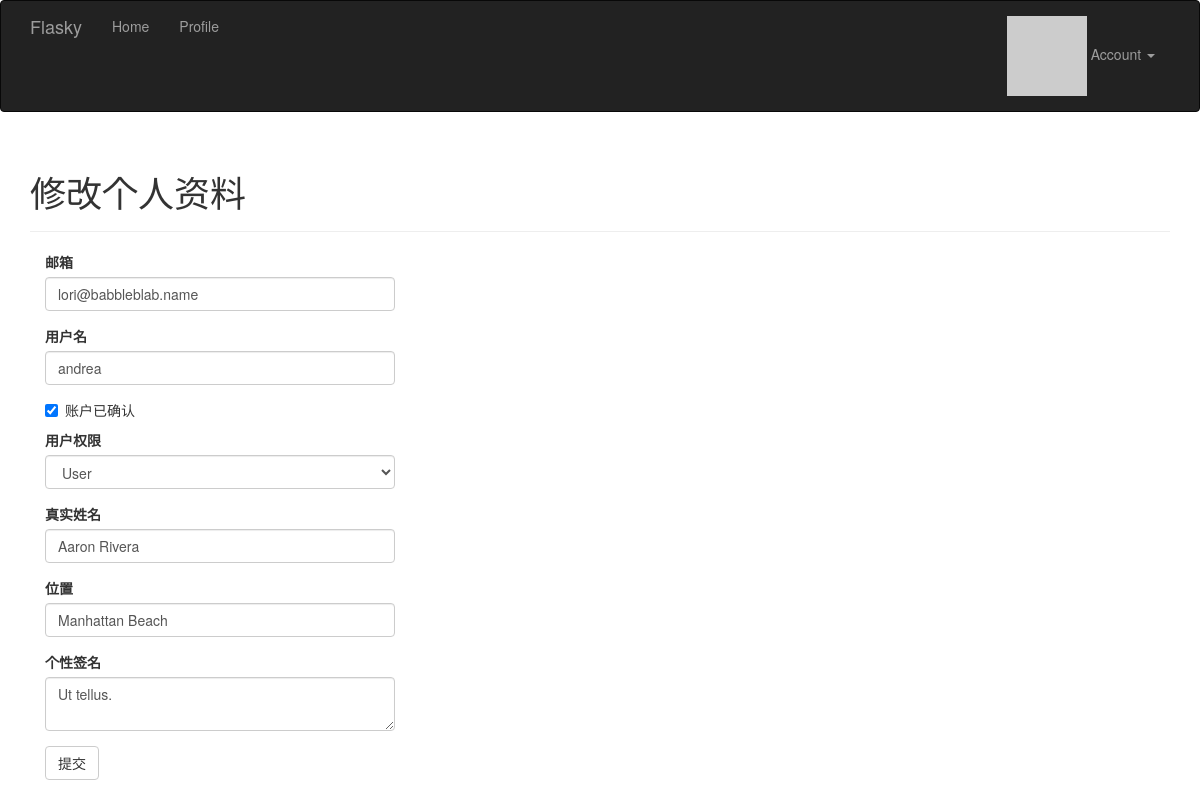
Page /edit-profile/5 (signed in) on the committed database.
### app/models.py (models this page shows, shortened)
class User(UserMixin, db.Model):
	__tablename__='users'
	id = db.Column(db.Integer,primary_key=True)
	username = db.Column(db.String(64),unique=True,index=True)
	email = db.Column(db.String(64),unique=True,index=True)
	role_id = db.Column(db.Integer,db.ForeignKey('roles.id'))
	password_hash = db.Column(db.String(128))
	confirmed = db.Column(db.Boolean, default=False)
	name = db.Column(db.String(64))
	location = db.Column(db.String(64))
	about_me = db.Column(db.Text())
	member_since = db.Column(db.DateTime(), default=datetime.utcnow)
	last_seen = db.Column(db.DateTime(), default=datetime.utcnow)
	avatar_hash = db.Column(db.String(32))
	posts = db.relationship('Post', backref='author', lazy='dynamic')
	@property
	def password(self):
		raise AttributeError('密码是不可读属性！')
	def gravatar(self, size=100, default='identicon', rating='g'):
		if request.is_secure:
			url = 'https://s.gravatar.com/avatar'
		else:
			url = 'http://www.gravatar.com/avatar'
		hash = hashlib.md5(self.email.encode('utf-8')).hexdigest()
		return '{url}/{hash}?s={size}&d={default}&r={rating}'.format(
			url=url, hash=hash, size=size, default=default, rating=rating)
	def can(self, permissions):
		return self.role is not None and \
		    (self.role.permissions & permissions) == permissions
	def ping(self):
		self.last_seen = datetime.utcnow()
		db.session.add(self)

### app/main/views.py (the view, shortened to what this page needs)
@main.route('/edit-profile/<int:id>', methods=['GET', 'POST'])
@login_required
@admin_required
def edit_profile_admin(id):
    user = User.query.get_or_404(id)
    form = EditProfileAdminForm(user=user)
    form.email.data = user.email
    form.username.data = user.username
    form.confirmed.data = user.confirmed
    form.role.data = user.role_id
    form.name.data = user.name
    form.location.data = user.location
    form.about_me.data = user.about_me
    return render_template('edit-profile.html', form=form, user=user)

### app/main/forms.py (shortened to what this page needs)
class EditProfileAdminForm(FlaskForm):
    email = StringField(u'邮箱',validators=[Required(), Length(1,64),
                                           Email()])
    username = StringField(u'用户名', validators=[
        Required(), Length(1, 64),Regexp('^[A-Za-z][A-Za-z0-9_.]*$', 0,
        u'用户名必须是字母、数字、下划线、点号')])
    confirmed = BooleanField(u'账户已确认')
    role = SelectField(u'用户权限',coerce=int)       #attention selectfield
    name = StringField(u'真实姓名',validators=[Length(0,64)])
    location = StringField(u'位置',validators=[Length(0,64)])
    about_me = TextAreaField(u'个性签名')
    submit = SubmitField(u'提交')
    def __init__(self,user,*args,**kwargs):                #user为当前管理员操作的账户对象
        super(EditProfileAdminForm,self).__init__(*args,**kwargs)
        self.role.choices = [(role.id, role.name)
                             for role in Role.query.order_by(Role.name).all()]
        self.user = user

### app/auth/views.py (called while the page is built)
@auth.before_app_request
def before_request():
	if current_user.is_authenticated:
		current_user.ping()
		if not current_user.confirmed \
			and request.endpoint[:5] != 'auth.':
			return redirect(url_for('auth.unconfirmed'))

### app/main/__init__.py (called while the page is built)
@main.app_context_processor              #把Permission类加入模板上下文
def inject_permissions():
    return dict(Permission=Permission)

### app/models.py (called while the page is built)
@login_manager.user_loader
def load_user(user_id):
	return User.query.get(int(user_id))

### app/templates/edit-profile.html
{% extends "base.html" %}
{% import "bootstrap/wtf.html" as wtf %}
{% block page_content %}
<div class="page-header">
	<h1>修改个人资料</h1>
</div>
<div class="col-md-4">
{{ wtf.quick_form(form) }}
</div>
{% endblock %}

### rows in the picture
User: email "lori@babbleblab.name", username "andrea", confirmed "☑", role "User", name "Aaron Rivera", location "Manhattan Beach", about_me "Ut tellus."
